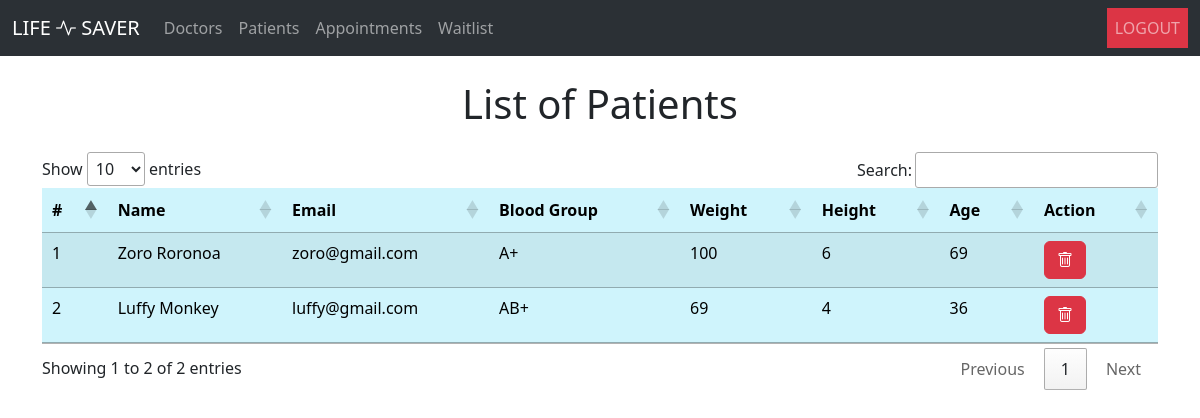
/app_admin/patients/ (signed in), run on the app's committed database.
### life_saver_patient/models.py (models this page shows, shortened)
class Patient(models.Model):
    user = models.OneToOneField(User, on_delete=models.CASCADE, primary_key=True)
    blood_group = models.CharField(max_length=30)
    weight = models.IntegerField()
    height = models.IntegerField()
    age = models.IntegerField()
    is_profile_complete = models.BooleanField(default=False)

### life_saver_user_auth/models.py (models this page shows, shortened)
class User(models.Model):
    first_name = models.CharField(max_length=30)
    last_name = models.CharField(max_length=30)
    email = models.EmailField(unique=True)
    phone = models.CharField(max_length=10)
    password = models.CharField(max_length=30)
    role = models.CharField(max_length=30)

### life_saver_admin/views.py (the view)
# urls.py: path('patients/', patients, name='patients_admin'),
def patients(request):
    if request.session.has_key('user'):
        user = User.objects.get(id=request.session['user'])
        patients = Patient.objects.all()
        return render(request, 'patients_admin.html', {'user': user, 'patients': patients})

### life_saver_admin/templates/patients_admin.html
{% extends 'base_admin.html' %}
{% block content %}
<div class="container">
    <h1 class="text-center my-4">List of Patients</h1>
    <table id="myTable" class="table table-striped table-info">
        <thead>
            <tr>
                <th>#</th>
                <th>Name</th>
                <th>Email</th>
                <th>Blood Group</th>
                <th>Weight</th>
                <th>Height</th>
                <th>Age</th>
                <th>Action</th>
            </tr>
        </thead>
        <tbody>
            {% for patient in patients %}
            <tr>
                <td>{{ forloop.counter }}</td>
                <td>{{ patient.user.first_name }} {{ patient.user.last_name }}</td>
                <td>{{ patient.user.email }}</td>
                <td>{{ patient.blood_group }}</td>
                <td>{{ patient.weight }}</td>
                <td>{{ patient.height }}</td>
                <td>{{ patient.age }}</td>
                <td>
                    <a href="{% url 'reject_patient' patient.user.id %}" class="btn btn-danger"><i class="bi bi-trash"></i></a>
                </td>
            </tr>
            {% endfor %}
        </tbody>
    </table>
</div>
{% endblock %}

### data on the page
Patient: user.first_name "Zoro", user.last_name "Roronoa", user.email "zoro@gmail.com", blood_group "A+", weight "100", height "6", age "69"
Patient: user.first_name "Luffy", user.last_name "Monkey", user.email "luffy@gmail.com", blood_group "AB+", weight "69", height "4", age "36"
